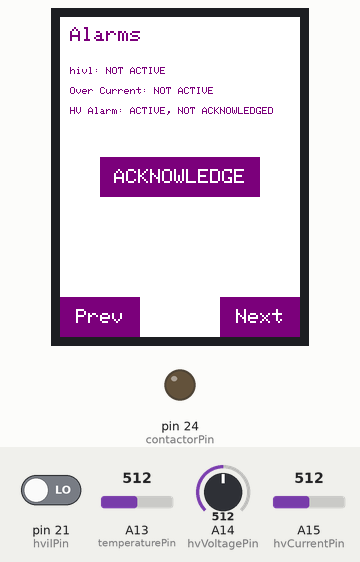
Recording of a sketch running on a simulated Arduino Mega 2560, built for the host (arithmetic inside an expression is 32-bit, double 64-bit). On the bench: 240×320 colour display, output pins drawn as LEDs (lit = HIGH). The test bench sets the inputs (shaded band); at power-on: pin 21 (hvilPin) LOW, A13 (temperaturePin) = 512, A14 (hvVoltagePin) = 512, A15 (hvCurrentPin) = 512. EEPROM starts erased; what the sketch prints to the serial monitor is not drawn.

Above: at 0.3 s.

The sketch:

StarterFile.ino
```cpp
#include <TimerOne.h>

#include "StarterFile.h"
#include <stdio.h>
#include <stdlib.h>
#include <stdbool.h>
#include <Elegoo_GFX.h>    // Core graphics library
#include <Elegoo_TFTLCD.h> // Hardware-specific library
#include <TouchScreen.h>
#include <string.h>
#include "StarterFile.h"
#include "Measurement.h"
#include "TaskControlBlock.h"
#include "Alarm.h"
#include "Contactor.h"
#include "Soc.h"
#include "TouchScreenTask.h"
#include "Scheduler.h"
#include "RemoteTerminal.h"
#include "EEPROM.h"
#include "DataLogging.h";

Elegoo_TFTLCD tft(LCD_CS, LCD_CD, LCD_WR, LCD_RD, LCD_RESET);                       // Display initialization
TouchScreen ts = TouchScreen(XP, YP, XM, YM, 374);                                  // TFT initialization

char* prevLabelPtr = "Prev";
char* nextLabelPtr = "Next";
char* onLabelPtr = "ON";
char* offLabelPtr = "OFF";
char* ackLabel = "ACKNOWLEDGE";

//Initialization of buttons on the screens
XYButton previous = {0, 280, 80, 40, PURPLE, &prevLabelPtr};
XYButton next = {160, 280, 80, 40, PURPLE, &nextLabelPtr};
XYButton batteryOn = {0, 0, 110, 80, PURPLE, &onLabelPtr};
XYButton batteryOff = {130, 0, 110, 80, PURPLE, &offLabelPtr};
XYButton alarmButton = {40, 140, 160, 40, PURPLE, &ackLabel};

//Task Control Blocks
TCB measurementTCB = {};                                                            // Declare measurement TCB
TCB alarmTCB = {};                                                                  // Declare alarm TCB
TCB contactorTCB = {};                                                              // Declare contactor TCB
TCB socTCB = {};                                                                    // Declare soc TCB
TCB touchScreenTCB = {};
TCB remoteTerminalTCB = {};                                                         // Declare remote terminal TCB
TCB dataLoggingTCB = {};
DataLoggingTaskData dataLoggingTaskData = {};
RemoteTerminalData remoteTerminalTaskData = {};
bool resetEEPROM = false;
bool changeScreen = true;

Screen batteryMonitor = {};
Screen alarmMonitor = {};
Screen measurementMonitor = {};

// Data to print
PrintedData socDataPrint = {};                                                      // State of Charge Data
PrintedData temperatureData = {};                                                   // Temperature Data
PrintedData hvCurrentData = {};                                                     // High Voltage Current Data
PrintedData hvVoltageData = {};                                                     // High Voltage Voltage Data
PrintedData hvilData = {};                                                          // High Voltage Interlock input  data
PrintedData hviaData = {};                                                          // High Voltage Alarm
PrintedData overCurrentData = {};                                                   // Over-Current Alarm
PrintedData hvorData = {};                                                          // High Voltage Out of Range Alarm
PrintedData batteryData = {};                                                       // Battery On/Off data

MeasurementStatus temperatureState = {};
MeasurementStatus currentState = {};
MeasurementStatus voltageState = {};

//Labels for screens (non changing data)
PrintedData measurementLabel = {};                                                  // Label for measurement screen
PrintedData alarmLabel = {};                                                        // Label for the alarm screen

Alarm overCurrentAlarm = {};
Alarm hvorAlarm = {};
Alarm hviaAlarm = {};

float zero = 0;                                                                     // Used for any non-changing printed data (labels)
int clockCount = 0;
// Measurement Data
MeasurementData measure;                                                            // Measurement Data structure, used in TCB
float hvCurrent = 0;                                                                // high voltage current value
float hvVoltage = 0;                                                                // high voltage voltage value
float temperature = 0;                                                              // temperature value
float HVIL = 0;                                                                     // high voltage interlock status
int hvilPin = 21;                                                                   // IO pin for hvil input
int temperaturePin = A13;
int hvVoltagePin = A14;
int hvCurrentPin = A15;


//ContactorData
ContactorData contactor = {};                                                       // contactor data structure, used in TCB
int contactorPin = 24;                                                              // IO pin for contactor output

AlarmData alarm;                                                                    // Alarm data structure, used in TCB
volatile float hviaVal = 0;                                                                  // high voltage interlock alarm status
float overCurrent = 0;                                                              // over-current alarm status
float hvorVal = 0;                                                                  // high voltage out of range alarm status

bool hviaAck = false;                                                               //Acknowledgement values for each alarm
bool hvorAck = false;
bool overCurrentAck = false;


volatile float batteryOnOff = 0;                                                             // battery status (open/closed)

// SOC data
SocData soc = {};                                                                   // state of charge data struct, used in TCB
float socVal = 0;                                                                   // state of charge value

// Touch Screen Task data
TouchScreenData tscreenData = {};                                                   // Touch screen data struct, used in TCB
int currentScreen = 0;
int lastScreen = 0;                                                                 // indicates which screen is currently displayed
bool acknowledgeDrawn = false;

volatile int timerFlag = 0;                                                         //Establishes time base in main loop

void timerISR() {
    timerFlag = 1;                      //set time base flag
}


void hvilISR() {
    batteryOnOff = 0;                   //volatile write to contactor status
    hviaVal = 1;                        //volatile write to hvil alarm status
    digitalWrite(contactorPin, LOW);    //set contactor pin low (turn contactor off)
}


void loop() {
    /****************
        Function name:    loop
        Function inputs:  No parameters
        Function outputs: No return
        Function description:
        Authors:    Long Nguyen / Chase Arline
      *****************/
    while (1) {
        if (timerFlag) {

            if (clockCount %3 == 0 && clockCount != 0) {
                insert(&touchScreenTCB);
            }
            if(clockCount %50 == 0 && clockCount != 0 ) {
                insert(&dataLoggingTCB);
            }
            if (clockCount % 10 == 0 && clockCount != 0) {
                insert(&remoteTerminalTCB);
            }
            Scheduler();
            timerFlag = 0;
            if (clockCount % 10 == 0) {
                deleteNode(&remoteTerminalTCB);
            }
            if (clockCount % 3 == 0) {
                deleteNode(&touchScreenTCB);
            }
            if(clockCount %50 == 0  ) {
                deleteNode(&dataLoggingTCB);
            }
            clockCount++;
        }
    }
    return;
}

void initializeMeasurementHistory() {
    /****************
    Function name: initializeMeasurementHistory
    Function inputs: none (uses global variables)
    Function outputs: void return
    Function description: sets the min/max for each measurement history to it's respective EEPROM value
    Authors:    Long Nguyen / Chase Arline
    *****************/
    noInterrupts();
    EEPROM.get(EEPROM_POS_TEMP_MIN, (temperatureState.minimum));
    EEPROM.get(EEPROM_POS_TEMP_MAX, (temperatureState.maximum));
    EEPROM.get(EEPROM_POS_CURRENT_MIN, (currentState.minimum));
    EEPROM.get(EEPROM_POS_CURRENT_MAX, (currentState.maximum));
    EEPROM.get(EEPROM_POS_VOLTAGE_MIN, (voltageState.minimum));
    EEPROM.get(EEPROM_POS_VOLTAGE_MAX, (voltageState.maximum));
    interrupts();
}

void setup() {
    /****************
        Function name: setup
        Function inputs: None
        Function outputs: None
        Function description: initializes global variables, sets up and queues scheduler tasks, initialize display, set pinmodes for IO, sets up interrupts
        Authors:    Long Nguyen / Chase Arline
      *****************/
    Serial.begin(9600);
    pinMode(hvilPin, INPUT);                                                                        //hvil -> input pin
    pinMode(contactorPin, OUTPUT);                                                                  //contactor -> output pin
    pinMode(temperaturePin, INPUT_PULLUP);
    pinMode(hvVoltagePin, INPUT_PULLUP);
    pinMode(hvCurrentPin, INPUT_PULLUP);
    //setup time base interrupt to be 100ms
    Timer1.initialize(100000);
    Timer1.attachInterrupt(timerISR);
    //setup hvil interrupt routine on the rising edge of hvil pin
    attachInterrupt(digitalPinToInterrupt(hvilPin), hvilISR, RISING);

    // initialize all printed data values for the touch screen

    //State of charged printed data
    socDataPrint = {ORIGIN_X, ORIGIN_Y + 40, PURPLE, SMALL_SCRIPT, DEFAULT_FLOAT, NUMBER, &socVal, "SOC value: ", "%"};

    //Measurement printed data
    temperatureData = {ORIGIN_X, ORIGIN_Y + 60, PURPLE, SMALL_SCRIPT, DEFAULT_FLOAT, NUMBER, &temperature, "Temperature: ", "C"};
    hvCurrentData = {ORIGIN_X, ORIGIN_Y + 80, PURPLE, SMALL_SCRIPT, DEFAULT_FLOAT, NUMBER, &hvCurrent, "HV Current: ", "A"};
    hvVoltageData = {ORIGIN_X, ORIGIN_Y + 100, PURPLE, SMALL_SCRIPT, DEFAULT_FLOAT, NUMBER, &hvVoltage, "HV Voltage: ", "V"};
    hvilData = {ORIGIN_X, ORIGIN_Y + 120, PURPLE, SMALL_SCRIPT, DEFAULT_BOOL, BOOL, &HVIL, "hvil: ", ""};
    measurementLabel = {ORIGIN_X, ORIGIN_Y, PURPLE, MED_SCRIPT, DEFAULT_BOOL, LABEL, &zero, "Measurements", ""};

    //Alarm printed data
    hviaData = {ORIGIN_X, ORIGIN_Y + 40, PURPLE, SMALL_SCRIPT, DEFAULT_ALARM, ALARM, &hviaVal, "hivl: ", ""};
    overCurrentData = {ORIGIN_X, ORIGIN_Y + 60, PURPLE, SMALL_SCRIPT, DEFAULT_ALARM, ALARM, &overCurrent, "Over Current: ", ""};
    hvorData = {ORIGIN_X, ORIGIN_Y + 80, PURPLE, SMALL_SCRIPT, DEFAULT_ALARM, ALARM, &hvorVal, "HV Alarm: ", ""};
    alarmLabel = {ORIGIN_X, ORIGIN_Y, PURPLE, MED_SCRIPT, DEFAULT_BOOL, LABEL, &zero, "Alarms", ""};

    //Battery/Contactor printed data
    batteryData = {ORIGIN_X, ORIGIN_Y + 80, PURPLE, SMALL_SCRIPT, DEFAULT_BOOL, BOOL, &batteryOnOff, "Battery Connection: ", ""};

    //Alarm state structs
    overCurrentAlarm = {&overCurrent, &hvCurrent, &overCurrentAck};
    hviaAlarm = {&hviaVal, &HVIL, &hviaAck};
    hvorAlarm = {&hvorVal, &hvVoltage, &hvorAck};

    //Initialize Screen structs for interface
    batteryMonitor = Screen{BATTERY_NUM_PRINTS , 2, {&batteryData}, {&batteryOn, &batteryOff}};
    alarmMonitor = Screen{ALARM_NUM_PRINTS, 1, {&alarmLabel, &hviaData, &overCurrentData, &hvorData}, {&alarmButton}};
    measurementMonitor = Screen{MEASURE_NUM_PRINTS, 0, {&measurementLabel, &socDataPrint, &temperatureData, &hvCurrentData, &hvVoltageData, &hvilData}, {}};

    temperatureState.data = &temperature;
    currentState.data = &hvCurrent;
    voltageState.data = &hvVoltage;

    // Initialize Measurement TCB
    measure                     = {&HVIL, &hvilPin, &temperatureState, &temperaturePin, &currentState, &hvCurrentPin, &voltageState, &hvVoltagePin};
    measurementTCB.task         = &measurementTask;
    measurementTCB.taskDataPtr  = (void*) &measure;
    measurementTCB.next         = &alarmTCB;
    measurementTCB.prev         = NULL;
    measurementTCB.taskName     = "measurement";

    initializeMeasurementHistory();

    //Initialize touchscreen/display TCB
    tscreenData = {&acknowledgeDrawn, &clockCount, &currentScreen, &lastScreen, &changeScreen ,  {overCurrentAlarm, hviaAlarm, hvorAlarm}, {measurementMonitor, alarmMonitor, batteryMonitor}};
    touchScreenTCB.task         = &touchScreenTask;
    touchScreenTCB.taskDataPtr  = (void*) &tscreenData;
    touchScreenTCB.next         = &contactorTCB;
    touchScreenTCB.prev         = &socTCB;
    touchScreenTCB.taskName     = "touchScreen";

    // Initialize Contactor TCB
    contactor = {&contactorPin,  &batteryOnOff, {overCurrentAlarm, hviaAlarm, hvorAlarm}};
    contactorTCB.task          = &contactorTask;
    contactorTCB.taskDataPtr   = (void*) &contactor;
    contactorTCB.next          = &dataLoggingTCB;
    contactorTCB.prev          = &touchScreenTCB;
    contactorTCB.taskName      = "contactor";

    remoteTerminalTaskData = {&temperatureState, &currentState, &voltageState, &resetEEPROM, true};
    remoteTerminalTCB.task = &remoteTerminalTask;
    remoteTerminalTCB.taskDataPtr = (void*) &remoteTerminalTaskData;
    remoteTerminalTCB.next = NULL;
    remoteTerminalTCB.prev = &dataLoggingTCB;
    remoteTerminalTCB.taskName = "remote terminal";

    dataLoggingTaskData = {&temperatureState, &currentState, &voltageState, &resetEEPROM};
    dataLoggingTCB.task = &dataLoggingTask;
    dataLoggingTCB.taskDataPtr = (void*) &dataLoggingTaskData;
    dataLoggingTCB.next = &remoteTerminalTCB;
    dataLoggingTCB.prev = &contactorTCB;
    dataLoggingTCB.taskName = "data logging";

    // Initialize Alarm TCB
    alarm                      = {&overCurrentAlarm, &hvorAlarm, &hviaAlarm};
    alarmTCB.task              = &alarmTask;
    alarmTCB.taskDataPtr       = (void*) &alarm;
    alarmTCB.next              = &socTCB;
    alarmTCB.prev              = &measurementTCB;
    alarmTCB.taskName          = "alarm";


    // Initialize SOC TCB
    soc                        = {&socVal, &temperature, &hvCurrent, &hvVoltage};
    socTCB.task                = &socTask;
    socTCB.taskDataPtr         = (void*) &soc;
    socTCB.next                = &touchScreenTCB;
    socTCB.prev                = &alarmTCB;
    socTCB.taskName            = "soc";

    head = &measurementTCB;
    tail = &remoteTerminalTCB;

    // Initialize serial communication

    Serial1.begin(9600);
    Serial1.setTimeout(20);
    tft.reset();
    uint16_t identifier = tft.readID();
    if (identifier == 0x9325) {
        Serial.println(F("Found ILI9325 LCD driver"));
    } else if (identifier == 0x9328) {
        Serial.println(F("Found ILI9328 LCD driver"));
    } else if (identifier == 0x4535) {
        Serial.println(F("Found LGDP4535 LCD driver"));
    } else if (identifier == 0x7575) {
        Serial.println(F("Found HX8347G LCD driver"));
    } else if (identifier == 0x9341) {
        Serial.println(F("Found ILI9341 LCD driver"));
    } else if (identifier == 0x8357) {
        Serial.println(F("Found HX8357D LCD driver"));
    } else if (identifier == 0x0101) {
        identifier = 0x9341;
        Serial.println(F("Found 0x9341 LCD driver"));
    } else if (identifier == 0x1111) {
        identifier = 0x9328;
        Serial.println(F("Found 0x9328 LCD driver"));
    } else {
        Serial.print(F("Unknown LCD driver chip: "));
        Serial.println(identifier, HEX);
        Serial.println(F("If using the Elegoo 2.8\" TFT Arduino shield, the line:"));
        Serial.println(F("  #define USE_Elegoo_SHIELD_PINOUT"));
        Serial.println(F("should appear in the library header (Elegoo_TFT.h)."));
        Serial.println(F("If using the breakout board, it should NOT be #defined!"));
        Serial.println(F("Also if using the breakout, double-check that all wiring"));
        Serial.println(F("matches the tutorial."));
        identifier = 0x9328;
    }
    tft.begin(identifier);
    Timer1.start();

    return;
}
```

Alarm.h
```cpp
#ifdef __cplusplus
extern "C" {
#endif

#ifndef ALARM_H_
#define ALARM_H_


#include <stdlib.h>
#include <stdbool.h>
#include <Arduino.h>

typedef struct AlarmStruct {
    volatile float* alarmVal;   //volatile for hvil alarm reading
    float* measuredVal;
    bool* ack;
} Alarm;

//Used for updating the three alarms using a TCB
typedef struct AlarmTaskData {
    Alarm *overCurrentAlarm;
    Alarm *hvorAlarm;
    Alarm *hviaAlarm;
} AlarmData;


extern char *alarm_arr[];

void alarmTask (void*);
void updateHVIAAlarm(Alarm alarm);
void updateHVORAlarm(Alarm alarm);
void updateCurrentAlarm(Alarm alarm);

#endif

#ifdef __cplusplus
}
#endif
```

Contactor.h
```cpp
#ifdef __cplusplus
extern "C" {
#endif

#ifndef CONTACTOR_H_
#define CONTACTOR_H_

#include <stdlib.h>
#include <stdbool.h>
#include <Arduino.h>

#include "Alarm.h"
#include "TouchScreenTask.h"
//Used for updating the contactor output through a TCB
typedef struct ContactorTaskData {
    int *contactorPin;
    volatile float* contactorStatus;      //volatile for contactor status (batteryOnOff var)
    Alarm alarms[3];
} ContactorData;


void contactorTask (void*);
void updateContactor(volatile float* contactorStatus, int *contactorPin, Alarm alarms[]);

#endif

#ifdef __cplusplus
}
#endif
```

DataLogging.h
```cpp
//#ifdef __cplusplus
//extern "C" {
//#endif

#ifndef DATA_LOGGING_H_
#define DATA_LOGGING_H_

#include "Measurement.h"
#include "EEPROM.h"

#define EEPROM_POS_TEMP_MIN 0
#define EEPROM_POS_TEMP_MAX 4
#define EEPROM_POS_CURRENT_MIN 8
#define EEPROM_POS_CURRENT_MAX 12
#define EEPROM_POS_VOLTAGE_MIN 16
#define EEPROM_POS_VOLTAGE_MAX 20


typedef struct DataLoggingTaskStruct {
    MeasurementStatus* temperature;
    MeasurementStatus* current;
    MeasurementStatus* voltage;
    bool* resetFlag;
} DataLoggingTaskData;


void writeFloatToEEPROM(float value, int pos);
float readFloatFromEEPROM(int pos);
void updateEEPROM(MeasurementStatus* measurements, int posMin, int posMax);
void resetMeasurements(MeasurementStatus* measurements, float resetValue, int posMin, int posMax);
void dataLoggingTask (void*);


#endif

//#ifdef __cplusplus
//}
//#endif
```

Source omitted: Alarm.c (2573 bytes), Contactor.ino (1332 bytes), DataLogging.ino (3920 bytes), Measurement.c (4013 bytes), Measurement.h (1033 bytes), RemoteTerminal.h (493 bytes), RemoteTerminal.ino (2228 bytes), Scheduler.c (2034 bytes), Scheduler.h (278 bytes), Soc.c (6392 bytes), Soc.h (913 bytes), StarterFile.h (1448 bytes) and 3 more
